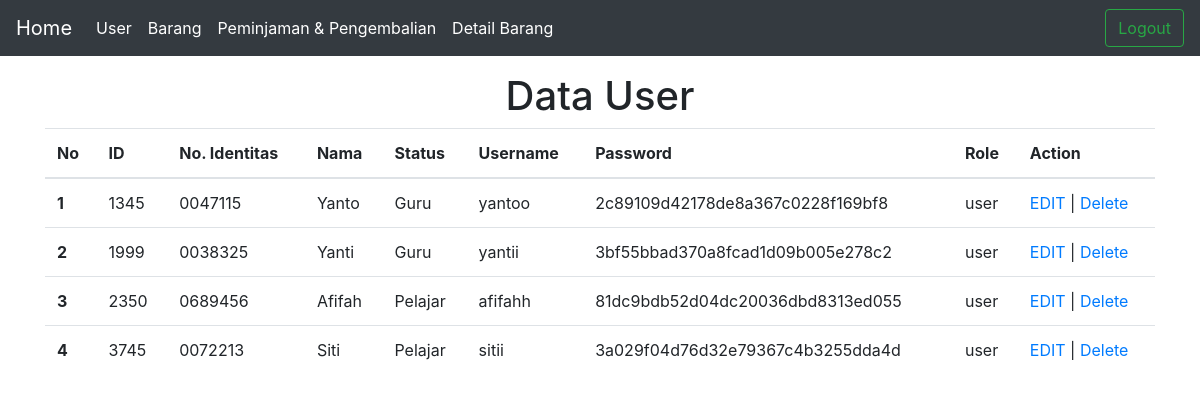
The page /user.php (signed in) on the database its author committed.
### tables this page shows
CREATE TABLE `user` (
    `id` int(15) NOT NULL,
    `no_identitas` varchar(225) DEFAULT NULL,
    `nama` varchar(225) DEFAULT NULL,
    `status` varchar(225) DEFAULT NULL,
    `username` varchar(225) DEFAULT NULL,
    `password` varchar(225) DEFAULT NULL,
    `role` varchar(225) DEFAULT NULL
  );

### database.php (called while the page is built, shortened)
<?php
$host="localhost";
$user="root";
$pass="";
$dbname="sts_mayna";
$koneksi=mysqli_connect($host, $user, $pass, $dbname) or die;
function tampildata($tablename)
{
    global $koneksi;
    $hasil=mysqli_query($koneksi, "select * from $tablename");
    $rows=[];
    while($row = mysqli_fetch_assoc($hasil))
    {
        $rows[] = $row;
    }
    return $rows;
}
?>

### user.php (the view, shortened to what this page needs)
<?php
require_once('database.php');
$data=tampildata('user');
$nomor=0;
?>
<!doctype html>
<html lang="en">
  <head>
    <link rel="stylesheet" href="https://cdn.jsdelivr.net/npm/bootstrap@4.0.0/dist/css/bootstrap.min.css">
  </head>
  <body>
  <nav class="navbar navbar-expand-lg navbar-dark bg-dark">
  <div class="collapse navbar-collapse" id="navbarSupportedContent">
    <a class="navbar-brand" href="home.php">Home</a>
    <ul class="navbar-nav mr-auto mt-2 mt-lg-0">
      <li class="nav-item active">
        <a class="nav-link" href="user.php">User</a>
      </li>
      <li class="nav-item active">
        <a class="nav-link" href="barang.php">Barang</a>
      </li>
      <li class="nav-item active">
        <a class="nav-link" href="peminjaman.php">Peminjaman & Pengembalian</a>
      </li>
       <li class="nav-item active">
        <a class="nav-link" href="detail_barang.php">Detail Barang </a>
      </li>
    </ul>
      <form class="d-flex">
            <a class="btn btn-outline-success" type="submit" href="logout.php">Logout</a>
          </form>
  </div>
</nav>
<div class="container mt-3">
<center><h1>Data User</h1></center>
    <table class="table">
  <thead>
    <tr>
    <th scope="col">No</th>
      <th scope="col">ID</th>
      <th scope="col">No. Identitas</th>
      <th scope="col">Nama</th>
      <th scope="col">Status</th>
      <th scope="col">Username</th>
      <th scope="col">Password</th>
      <th scope="col">Role</th>
      <th scope="col">Action</th>
    </tr>
  </thead>
  <tbody>
  <?php foreach($data as $item) : ?>
    <?php $nomor++; ?>
    <tr>
      <th scope="row"><?php echo "$nomor"; ?></th>
      <td><?php echo $item['id']; ?></td>
      <td><?php echo $item['no_identitas']; ?></td>
      <td><?php echo $item['nama']; ?></td>
      <td><?php echo $item['status']; ?></td>
      <td><?php echo $item['username']; ?></td>
      <td><?php echo $item['password']; ?></td>
      <td><?php echo $item['role']; ?></td>
      <td><?php echo"<a href='edit_user.php?id=$item[id]'>EDIT</a> | <a href='javascript:hapusData(".$item['id'].")'>Delete</a>"; ?></td>
    </tr>
    <?php endforeach ?>
  </tbody>
</table>
</div>
  </body>
</html>

### rows shown on the page
user: id "1345", no_identitas "0047115", nama "Yanto", status "Guru", username "yantoo", password "2c89109d42178de8a367c0228f169bf8", role "user"
user: id "1999", no_identitas "0038325", nama "Yanti", status "Guru", username "yantii", password "3bf55bbad370a8fcad1d09b005e278c2", role "user"
user: id "2350", no_identitas "0689456", nama "Afifah", status "Pelajar", username "afifahh", password "81dc9bdb52d04dc20036dbd8313ed055", role "user"
user: id "3745", no_identitas "0072213", nama "Siti", status "Pelajar", username "sitii", password "3a029f04d76d32e79367c4b3255dda4d", role "user"
